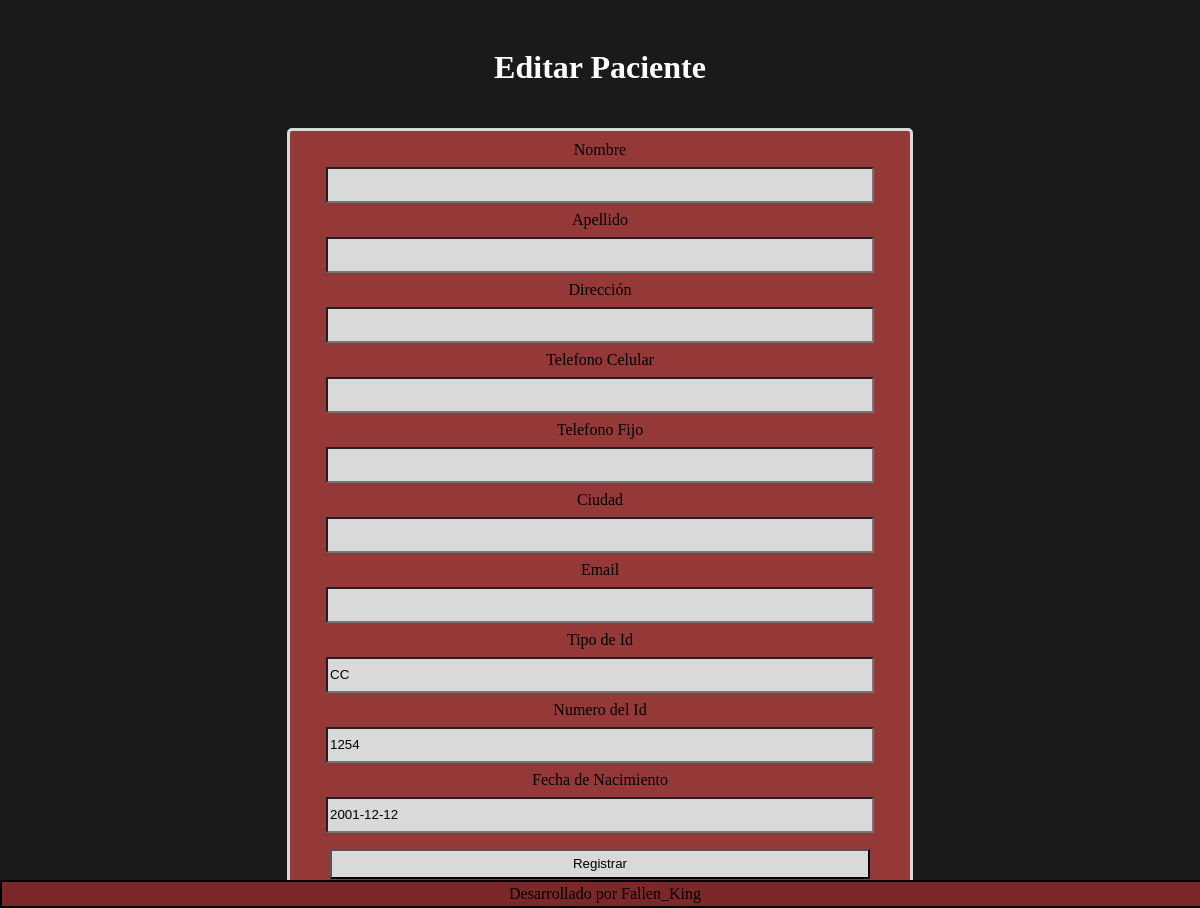
Page /formularios/Editar_Paciente.php?id=19 on the committed database.
### tables this page shows
CREATE TABLE `paciente` (
  `Nombre` varchar(50) NOT NULL,
  `Apellido` varchar(50) NOT NULL,
  `Direccion` varchar(50) NOT NULL,
  `Telefono_Celular` varchar(10) NOT NULL,
  `Telefono_Fijo` varchar(7) NOT NULL,
  `Ciudad` varchar(50) NOT NULL,
  `Email` varchar(50) NOT NULL,
  `Tipo_Id` varchar(2) NOT NULL,
  `Num_id` varchar(10) NOT NULL,
  `Fecha_Nacimiento` date NOT NULL,
  `Id_Usuario` int(11) NOT NULL
);

### formularios/Editar_Paciente.php (the view, shortened to what this page needs)
<!DOCTYPE html>
<html lang="en" >
<head>
</head>
<body>
    <header><h1>Editar Paciente</h1></header>
    <?php
    include ("../php/Conexion.php");
    $id=$_GET['id'];
    $sql="select Tipo_Id,Num_id,Fecha_Nacimiento from Paciente where Id_Usuario=".$id;
    $result=mysqli_query($con,$sql);
    while($fila = mysqli_fetch_array($result)){
        $tipo_id =  $fila['Tipo_Id'];
        $num_id =  $fila['Num_id'];
        $fecha =  $fila['Fecha_Nacimiento'];
    }
    ?>
    <form action="../php/Admin/Editar_Paciente.php" method="post" class="formulario">
        Nombre <input type="text" name="name" id="name" required/>
        Apellido <input type="text" name="lastname" id="lastname" required/>
        Dirección <input type="text" name="adress" id="adress" required/>
        Telefono Celular <input type="number" name="phone_number" id="phone_number" required/>
        Telefono Fijo <input type="number" name="fixed_number" id="fixed_number" />
        Ciudad <input type="text" name="city" id="city" required/>
        Email <input type="email" name="email" id="email" required/>
        Tipo de Id <input id="type_D" name="type_D" value=<?php echo  $tipo_id; ?> readonly/>
        Numero del Id <input id="Id_Number" name="Id_Number" value=<?php echo $num_id; ?> readonly/>
        Fecha de Nacimiento <input id="birth_date" name="birth_date" value=<?php echo $fecha; ?> readonly/>
        <input type="submit" value="Registrar" value="Registrar" name="Registrar" id="Registrar"/>
    </form>
    <footer>Desarrollado por Fallen_King</footer>
</body>
</html>

### css/agregar.css (style rules this page uses)
.formulario { padding: 10px; border: 3px solid #D9D9D9; border-radius: 5px; color: black; background-color: #943838; width: 100%; max-width: 600px; margin: 0 auto; display: flex; flex-direction: column; justify-content: center; align-items: center; }
.formulario input { background-color: #D9D9D9; width: 90%; height: 30px; margin: 0.5rem; }
h1 { text-align: center; font-family:Lucida Handwriting; }
footer { border: 2px solid black; color: black; font-family: Lucida console; text-align: center; background-color: #7D2828; padding: 3px; position: fixed; left: 0; bottom: 0; width: 100%; }
header { text-align: center; overflow: hidden; padding: 20px 10px; }

### rows in the picture
paciente: type_D "CC", Id_Number "1254", birth_date "2001-12-12"
